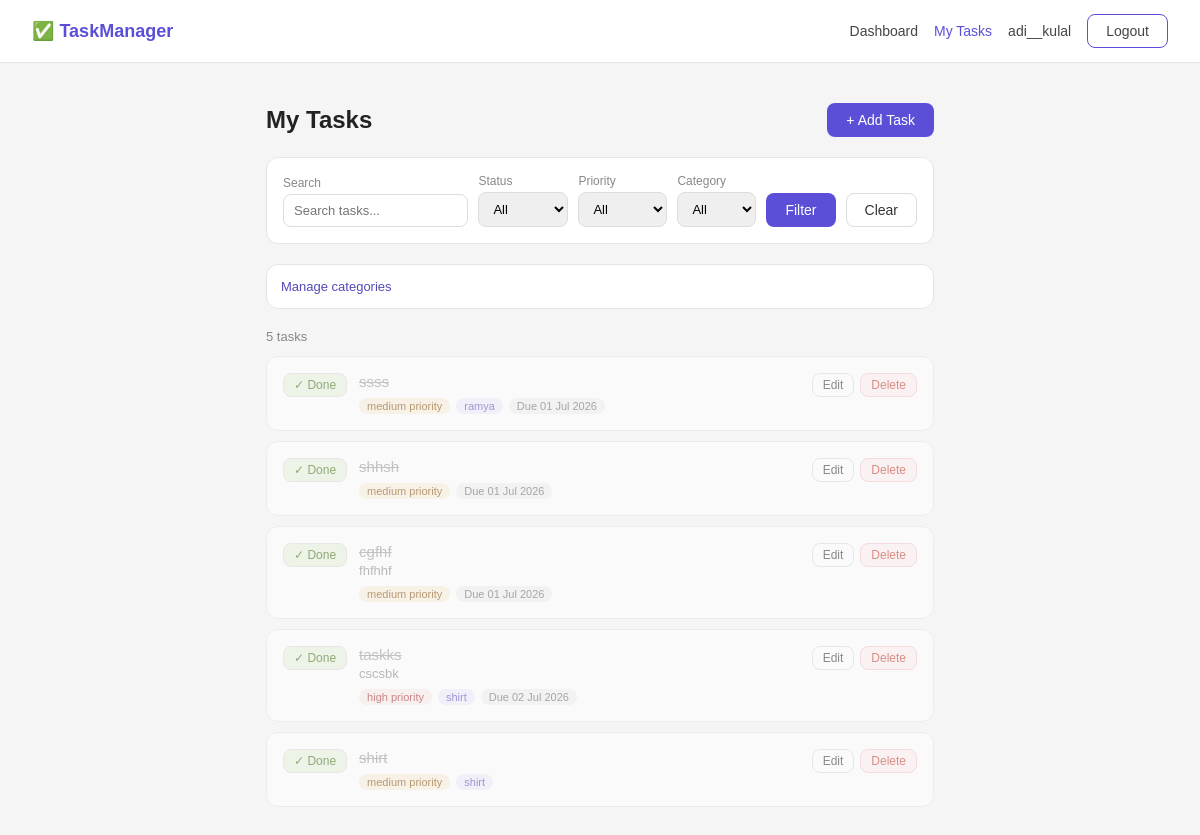
The page /tasks/ (signed in) on the database its author committed.
### app/models.py (models this page shows, shortened)
class User(db.Model):
    id = db.Column(db.Integer, primary_key=True)
    username = db.Column(db.String(80), unique=True, nullable=False)
    email=db.Column(db.String(120), unique=True, nullable=False)
    password = db.Column(db.String(120), nullable=False)
    created_at = db.Column(db.DateTime,default =datetime.utcnow)
    tasks = db.relationship('Task',backref='owner',lazy=True,cascade="all, delete-orphan"   )
    categories = db.relationship('Category', backref='owner', lazy=True,cascade='all, delete-orphan')
    @property
    def is_authenticated(self):
        return True

class Task(db.Model):
    id          = db.Column(db.Integer, primary_key=True)
    title       = db.Column(db.String(200), nullable=False)
    description = db.Column(db.Text,        nullable=True)
    done        = db.Column(db.Boolean,     default=False)
    priority    = db.Column(db.String(10),  default='medium')
    due_date    = db.Column(db.Date,        nullable=True)
    created_at  = db.Column(db.DateTime,    default=datetime.utcnow)
    user_id     = db.Column(db.Integer, db.ForeignKey('user.id'),     nullable=False)
    category_id = db.Column(db.Integer, db.ForeignKey('category.id'), nullable=True)
    @property
    def is_overdue(self):
        if self.due_date and not self.done:
            return self.due_date < datetime.utcnow().date()
        return False

class Category(db.Model):
    id      = db.Column(db.Integer, primary_key=True)
    name    = db.Column(db.String(50), nullable=False)
    user_id = db.Column(db.Integer, db.ForeignKey('user.id'), nullable=False)
    tasks   = db.relationship('Task', backref='category', lazy=True)

### app/tasks/routes.py (the view)
@tasks.route('/')
@login_required
def index():
    status      = request.args.get('status',      'all')
    priority    = request.args.get('priority',    'all')
    category_id = request.args.get('category_id', 'all')
    search      = request.args.get('search',      '')
    query = Task.query.filter_by(user_id=current_user.id)
    if status == 'done':
        query = query.filter_by(done=True)
    elif status == 'pending':
        query = query.filter_by(done=False)
    if priority != 'all':
        query = query.filter_by(priority=priority)
    if category_id != 'all':
        query = query.filter_by(category_id=int(category_id))
    if search:
        query = query.filter(Task.title.ilike(f'%{search}%'))
    tasks_list = query.order_by(Task.created_at.desc()).all()
    categories = Category.query.filter_by(user_id=current_user.id).all()
    return render_template('tasks/index.html',
                           tasks=tasks_list,
                           categories=categories,
                           status=status,
                           priority=priority,
                           category_id=category_id,
                           search=search)

### app/templates/tasks/index.html (shortened to what this page needs)
{% extends 'base.html' %}
{% block content %}
<div style="display:flex;justify-content:space-between;
            align-items:center;margin-bottom:20px">
  <h2>My Tasks</h2>
  <a href="{{ url_for('tasks.add') }}" class="btn btn-primary">
    + Add Task
  </a>
</div>
<form method="GET" style="background:#fff;border:1px solid #e5e5e5;
      border-radius:12px;padding:16px;margin-bottom:20px;
      display:flex;gap:10px;flex-wrap:wrap;align-items:flex-end">
  <div style="flex:1;min-width:140px">
    <label style="font-size:12px;color:#888;display:block;margin-bottom:4px">Search</label>
    <input type="text" name="search" value="{{ search }}"
           placeholder="Search tasks..."
           style="width:100%;padding:8px 10px;border:1px solid #ddd;
                  border-radius:8px;font-size:13px"/>
  </div>
  <div>
    <label style="font-size:12px;color:#888;display:block;margin-bottom:4px">Status</label>
    <select name="status" style="padding:8px 10px;border:1px solid #ddd;border-radius:8px;font-size:13px">
      <option value="all"     {% if status=='all'     %}selected{% endif %}>All</option>
    </select>
  </div>
  <div>
    <label style="font-size:12px;color:#888;display:block;margin-bottom:4px">Priority</label>
    <select name="priority" style="padding:8px 10px;border:1px solid #ddd;border-radius:8px;font-size:13px">
      <option value="all"    {% if priority=='all'    %}selected{% endif %}>All</option>
    </select>
  </div>
  <div>
    <label style="font-size:12px;color:#888;display:block;margin-bottom:4px">Category</label>
    <select name="category_id" style="padding:8px 10px;border:1px solid #ddd;border-radius:8px;font-size:13px">
      <option value="all">All</option>
    </select>
  </div>
  <button type="submit" class="btn btn-primary">Filter</button>
  <a href="{{ url_for('tasks.index') }}" class="btn">Clear</a>
</form>
<details style="background:#fff;border:1px solid #e5e5e5;
                border-radius:12px;padding:14px;margin-bottom:20px">
  <summary style="font-size:13px;font-weight:500;cursor:pointer;color:#534AB7">
    Manage categories
  </summary>
</details>
<p style="font-size:13px;color:#888;margin-bottom:12px">
  {{ tasks|length }} task{{ 's' if tasks|length != 1 }}
</p>
{% if tasks %}
  {% for task in tasks %}
  <div style="background:#fff;border:1px solid #e5e5e5;
              border-radius:12px;padding:16px;margin-bottom:10px;
              {% if task.done %}opacity:0.55{% endif %}
              {% if task.is_overdue %}border-left:4px solid #e74c3c{% endif %}">
    <div style="display:flex;align-items:flex-start;gap:12px;flex-wrap:wrap">
      <a href="{{ url_for('tasks.complete', task_id=task.id) }}"
         class="btn"
         style="padding:4px 10px;font-size:12px;flex-shrink:0;
                {% if task.done %}background:#EAF3DE;color:#3B6D11{% endif %}">
        {% if task.done %}✓ Done{% else %}○ Mark done{% endif %}
      </a>
      <div style="flex:1">
        <div style="font-size:15px;font-weight:500;
                    {% if task.done %}
                    text-decoration:line-through;color:#999
                    {% endif %}">
          {{ task.title }}
        </div>
        {% if task.description %}
        <div style="font-size:13px;color:#888;margin-top:3px">
          {{ task.description }}
        </div>
        {% endif %}
        <div style="display:flex;gap:6px;flex-wrap:wrap;margin-top:8px">
          <span style="font-size:11px;padding:2px 8px;border-radius:20px;
            {% if task.priority == 'high' %}
              background:#FCEBEB;color:#A32D2D
            {% elif task.priority == 'medium' %}
              background:#FAEEDA;color:#854F0B
            {% else %}
              background:#EAF3DE;color:#3B6D11
            {% endif %}">
            {{ task.priority }} priority
          </span>
          {% if task.category %}
          <span style="font-size:11px;padding:2px 8px;border-radius:20px;
                       background:#EEEDFE;color:#534AB7">
            {{ task.category.name }}
          </span>
          {% endif %}
          {% if task.due_date %}
          <span style="font-size:11px;padding:2px 8px;border-radius:20px;
            {% if task.is_overdue %}
              background:#FCEBEB;color:#A32D2D
            {% else %}
              background:#f0f0f0;color:#666
            {% endif %}">
            Due {{ task.due_date.strftime('%d %b %Y') }}
          </span>
          {% endif %}
        </div>
      </div>
      <div style="display:flex;gap:6px;flex-shrink:0">
        <a href="{{ url_for('tasks.edit', task_id=task.id) }}"
           class="btn" style="padding:4px 10px;font-size:12px">
          Edit
        </a>
        <a href="{{ url_for('tasks.delete', task_id=task.id) }}"
           class="btn btn-danger"
           style="padding:4px 10px;font-size:12px"
           onclick="return confirm('Delete this task?')">
          Delete
        </a>
      </div>
    </div>
  </div>
  {% endfor %}
{% endif %}
{% endblock %}

### app/templates/base.html (shortened to what this page needs)
<!DOCTYPE html>
<html lang="en">
<head>
  <link rel="stylesheet"
        href="{{ url_for('static', filename='style.css') }}">
</head>
<body>
  <nav class="navbar">
    <a href="{{ url_for('dashboard.home') }}" class="nav-brand">
      ✅ TaskManager
    </a>
    <div class="nav-links">
      {% if current_user.is_authenticated %}
        <a href="{{ url_for('dashboard.home') }}"
           class="{% if request.endpoint == 'dashboard.home' %}nav-active{% endif %}">
          Dashboard
        </a>
        <a href="{{ url_for('tasks.index') }}"
           class="{% if request.endpoint and 'tasks.' in request.endpoint %}nav-active{% endif %}">
          My Tasks
        </a>
        <a href="{{ url_for('auth.profile') }}"
           class="{% if request.endpoint == 'auth.profile' %}nav-active{% endif %}">
          {{ current_user.username }}
        </a>
        <a href="{{ url_for('auth.logout') }}" class="btn btn-outline">
          Logout
        </a>
      {% else %}
        <a href="{{ url_for('auth.login') }}">Login</a>
        <a href="{{ url_for('auth.register') }}"
           class="btn btn-primary">Register</a>
      {% endif %}
    </div>
  </nav>
  <main class="container">
    {% block content %}{% endblock %}
  </main>
</body>
</html>

### app/static/style.css (style rules this page uses)
* { box-sizing: border-box; margin: 0; padding: 0; }
body { font-family: sans-serif; background: #f5f5f5; color: #222; }
.navbar { background: #fff; border-bottom: 1px solid #e5e5e5; padding: 14px 32px; display: flex; justify-content: space-between; align-items: center; }
.nav-brand { font-size: 18px; font-weight: 700; color: #5b4fd8; text-decoration: none; }
.nav-links { display: flex; align-items: center; gap: 16px; }
.nav-links a { text-decoration: none; font-size: 14px; color: #444; }
.container { max-width: 700px; margin: 40px auto; padding: 0 16px; }
.btn { display: inline-block; padding: 8px 18px; border-radius: 8px; font-size: 14px; cursor: pointer; border: 1px solid #ddd; text-decoration: none; background: #fff; color: #333; }
.btn-primary { background: #5b4fd8; color: #fff; border-color: transparent; }
.btn-outline { border-color: #5b4fd8; color: #5b4fd8; background: transparent; }
.btn-danger { background: #fff0f0; color: #c0392b; border-color: #f5c6c6; }
.nav-active { color: #5b4fd8 !important; font-weight: 500; }
details summary { list-style: none; }

### rows shown on the page
User: username "adi__kulal"
Task: done "✓ Done", title "ssss", priority "medium", category.name "ramya", due_date "01 Jul 2026"
Task: done "✓ Done", title "shhsh", priority "medium", due_date "01 Jul 2026"
Task: done "✓ Done", title "cgfhf", description "fhfhhf", priority "medium", due_date "01 Jul 2026"
Task: done "✓ Done", title "taskks", description "cscsbk", priority "high", category.name "shirt", due_date "02 Jul 2026"
Task: done "✓ Done", title "shirt", priority "medium", category.name "shirt"

### other values the page prints
{{ tasks|length }} "5"
{{ 's' if tasks|length != 1 }} "s"
